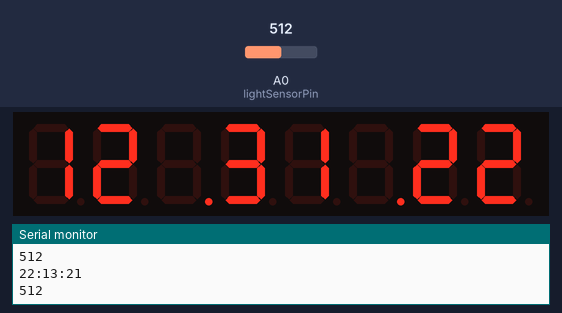
The program below on a simulated Arduino Pro Mini, built with avr-gcc and run on an emulated ATmega328P. Shown: 8-digit seven-segment display, the last lines printed to the serial monitor. Inputs (shaded band) come from the test bench; at power-on: A0 (lightSensorPin) = 512. The local clock reads 2024-03-15 10:24:30 at power-on unless the program sets it.

Above: at 1.8 s.
1.9 s: A0 (lightSensorPin) set to 90
At 2.8 s:
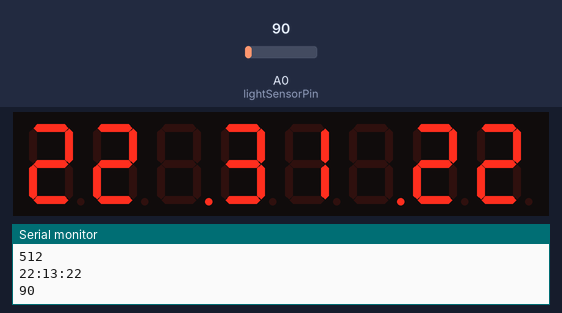
4.5 s: A0 (lightSensorPin) set to 110
At 5.8 s:
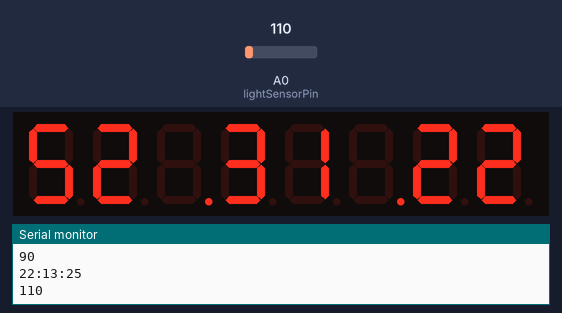
7.5 s: A0 (lightSensorPin) set to 40
At 10.8 s:
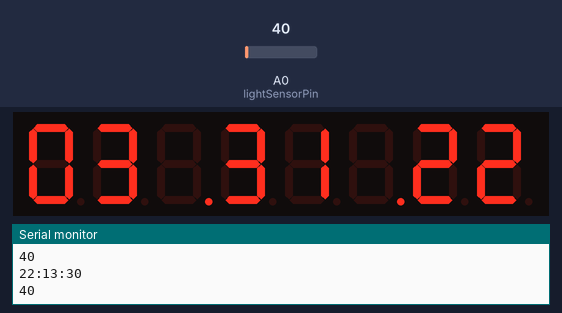
Timing chart, 0 to 12.3 s (numbered marks = the images above; inputs shaded):
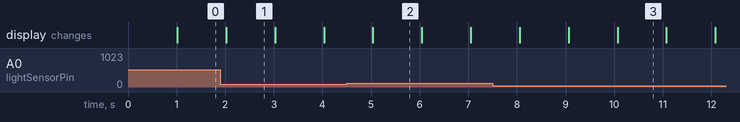

Measured:
- what the display in image 3 shows lasts 1.0 s, from 10.1 s to 11.1 s

The program:

main.cpp
```cpp
#include <Arduino.h>
#include "RTClib.h"
#include "LedControl.h"

RTC_DS1307 RTC;
LedControl lc = LedControl(4, 2, 3, 1);

int lightSensorPin = A0;
int analogValue = 0;

void setup() {
  lc.shutdown(0, false);
  /* Set the brightness to a medium values */
  lc.setIntensity(0, 8);
  /* and clear the display */
  lc.clearDisplay(0);

  Serial.begin(9600);
  RTC.begin();
  if (!RTC.isrunning()) {
    Serial.println("RTC is NOT running!");
    // following line sets the RTC to the date & time this sketch was compiled
    RTC.adjust(DateTime(__DATE__, __TIME__));
  }
  else {
    RTC.adjust(DateTime(__DATE__, __TIME__));
  }
}


void loop() {
  DateTime now = RTC.now();
  Serial.print(now.hour(), DEC);
  Serial.print(':');
  Serial.print(now.minute(), DEC);
  Serial.print(':');
  Serial.print(now.second(), DEC);
  Serial.println();

  String h1;
  String m1;
  String s1;
  char hh1;
  char hh2;
  char mm1;
  char mm2;
  char ss1;
  char ss2;

  if(now.hour() < 10){
    h1 = String(now.hour(), DEC);
    hh1 = '0';
    hh2 = h1.charAt(0);
  } else {
    h1 = String(now.hour(), DEC);
    hh1 = h1.charAt(0);
    hh2 = h1.charAt(1);
  }


  if(now.minute() < 10){
    m1 = String(now.minute(), DEC);
    mm1 = '0';
    mm2 = m1.charAt(0);
  } else {
    m1 = String(now.minute(), DEC);
    mm1 = m1.charAt(0);
    mm2 = m1.charAt(1);
  }


  if (now.second() < 10){
    s1 = String(now.second(), DEC);
    ss1 = '0';
    ss2 = s1.charAt(0);
  } else {
    s1 = String(now.second(), DEC);
    ss1 = s1.charAt(0);
    ss2 = s1.charAt(1);
  }


  lc.setChar(0, 0, hh1, false);
  lc.setChar(0, 1, hh2, false);
  lc.setRow(0, 2, B10000000);
  lc.setChar(0, 3, mm1, false);
  lc.setChar(0, 4, mm2, false);
  lc.setRow(0, 5, B10000000);
  lc.setChar(0, 6, ss1, false);
  lc.setChar(0, 7, ss2, false);

  analogValue = analogRead(lightSensorPin);
  Serial.println(analogValue);

  lc.setIntensity(0, 8);
  if (analogValue < 50)
  {
    lc.setIntensity(0, 3);
  }
  else if (analogValue >= 50 && analogValue <= 100)
  {
    lc.setIntensity(0, 8);
  }
  else
  {
    lc.setIntensity(0, 15);
  }

  delay(1000);
}
```
